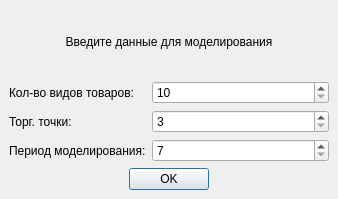
<?xml version="1.0" encoding="UTF-8"?>
<ui version="4.0">
 <class>MainWindow</class>
 <widget class="QMainWindow" name="MainWindow">
  <property name="geometry">
   <rect>
    <x>0</x>
    <y>0</y>
    <width>338</width>
    <height>199</height>
   </rect>
  </property>
  <property name="maximumSize">
   <size>
    <width>1000000</width>
    <height>1000000</height>
   </size>
  </property>
  <property name="windowTitle">
   <string>Настройка моделирования</string>
  </property>
  <widget class="QWidget" name="centralwidget">
   <property name="autoFillBackground">
    <bool>false</bool>
   </property>
   <layout class="QGridLayout" name="gridLayout">
    <item row="0" column="0">
     <layout class="QVBoxLayout" name="verticalLayout">
      <item>
       <widget class="QLabel" name="label">
        <property name="text">
         <string>Введите данные для моделирования</string>
        </property>
        <property name="alignment">
         <set>Qt::AlignCenter</set>
        </property>
       </widget>
      </item>
      <item>
       <layout class="QFormLayout" name="formLayout">
        <property name="sizeConstraint">
         <enum>QLayout::SetDefaultConstraint</enum>
        </property>
        <property name="labelAlignment">
         <set>Qt::AlignLeading|Qt::AlignLeft|Qt::AlignVCenter</set>
        </property>
        <property name="formAlignment">
         <set>Qt::AlignLeading|Qt::AlignLeft|Qt::AlignVCenter</set>
        </property>
        <item row="0" column="0">
         <widget class="QLabel" name="Label">
          <property name="text">
           <string>Кол-во видов товаров:</string>
          </property>
         </widget>
        </item>
        <item row="0" column="1">
         <widget class="QSpinBox" name="ProductsSpinBox">
          <property name="minimum">
           <number>10</number>
          </property>
          <property name="maximum">
           <number>17</number>
          </property>
         </widget>
        </item>
        <item row="1" column="0">
         <widget class="QLabel" name="Label_2">
          <property name="text">
           <string>Торг. точки:</string>
          </property>
         </widget>
        </item>
        <item row="1" column="1">
         <widget class="QSpinBox" name="ShopsSpinBox">
          <property name="minimum">
           <number>3</number>
          </property>
          <property name="maximum">
           <number>9</number>
          </property>
         </widget>
        </item>
        <item row="2" column="0">
         <widget class="QLabel" name="Label_3">
          <property name="text">
           <string>Период моделирования:</string>
          </property>
         </widget>
        </item>
        <item row="2" column="1">
         <widget class="QSpinBox" name="DaysSpinBox">
          <property name="minimum">
           <number>7</number>
          </property>
          <property name="maximum">
           <number>30</number>
          </property>
         </widget>
        </item>
       </layout>
      </item>
      <item alignment="Qt::AlignHCenter">
       <widget class="QDialogButtonBox" name="OkButton">
        <property name="standardButtons">
         <set>QDialogButtonBox::Ok</set>
        </property>
       </widget>
      </item>
     </layout>
    </item>
   </layout>
  </widget>
 </widget>
 <resources/>
 <connections/>
</ui>
